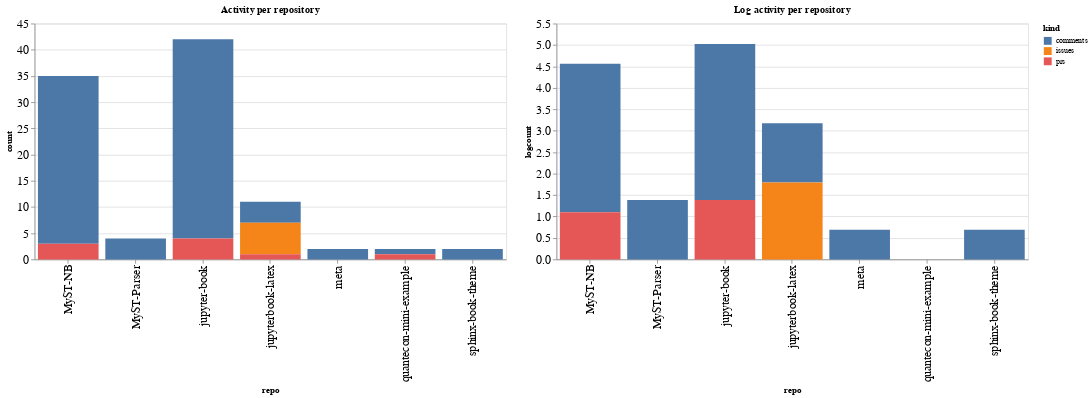

This figure's notebook cell:
### Code cell
ch1 = alt.Chart(repo_summaries, width=600, title="Activity per repository").mark_bar().encode(
    x='repo',
    y='count',
    color='kind',
    tooltip="kind"
)

ch2 = alt.Chart(repo_summaries, width=600, title="Log activity per repository").mark_bar().encode(
    x='repo',
    y='logcount',
    color='kind',
    tooltip="kind"
)

ch1 | ch2

### Figure 1 — Vega-Lite specification as saved in the notebook (floating-point values rounded to 4 significant figures)
{"config": {"axisLeft": {"labelFontSize": 15}, "axisBottom": {"labelFontSize": 15}}, "hconcat": [{"mark": "bar", "encoding": {"color": {"type": "nominal", "field": "kind"}, "tooltip": {"type": "nominal", "field": "kind"}, "x": {"type": "nominal", "field": "repo"}, "y": {"type": "quantitative", "field": "count"}}, "title": "Activity per repository", "width": 600}, {"mark": "bar", "encoding": {"color": {"type": "nominal", "field": "kind"}, "tooltip": {"type": "nominal", "field": "kind"}, "x": {"type": "nominal", "field": "repo"}, "y": {"type": "quantitative", "field": "logcount"}}, "title": "Log activity per repository", "width": 600}], "data": {"name": "data-1f152ac02b2b403fa46aae7365d301b6"}, "$schema": "https://vega.github.io/schema/vega-lite/v4.8.1.json", "datasets": {"data-1f152ac02b2b403fa46aae7365d301b6": [{"repo": "MyST-NB", "kind": "comments", "count": 32, "logcount": 3.466}, {"repo": "MyST-NB", "kind": "prs", "count": 3, "logcount": 1.099}, {"repo": "MyST-Parser", "kind": "comments", "count": 4, "logcount": 1.386}, {"repo": "jupyter-book", "kind": "comments", "count": 38, "logcount": 3.638}, {"repo": "jupyter-book", "kind": "prs", "count": 4, "logcount": 1.386}, {"repo": "jupyterbook-latex", "kind": "comments", "count": 4, "logcount": 1.386}, {"repo": "jupyterbook-latex", "kind": "issues", "count": 6, "logcount": 1.792}, {"repo": "jupyterbook-latex", "kind": "prs", "count": 1, "logcount": 0.0}, {"repo": "meta", "kind": "comments", "count": 2, "logcount": 0.6931}, {"repo": "quantecon-mini-example", "kind": "comments", "count": 1, "logcount": 0.0}, {"repo": "quantecon-mini-example", "kind": "prs", "count": 1, "logcount": 0.0}, {"repo": "sphinx-book-theme", "kind": "comments", "count": 2, "logcount": 0.6931}]}}
